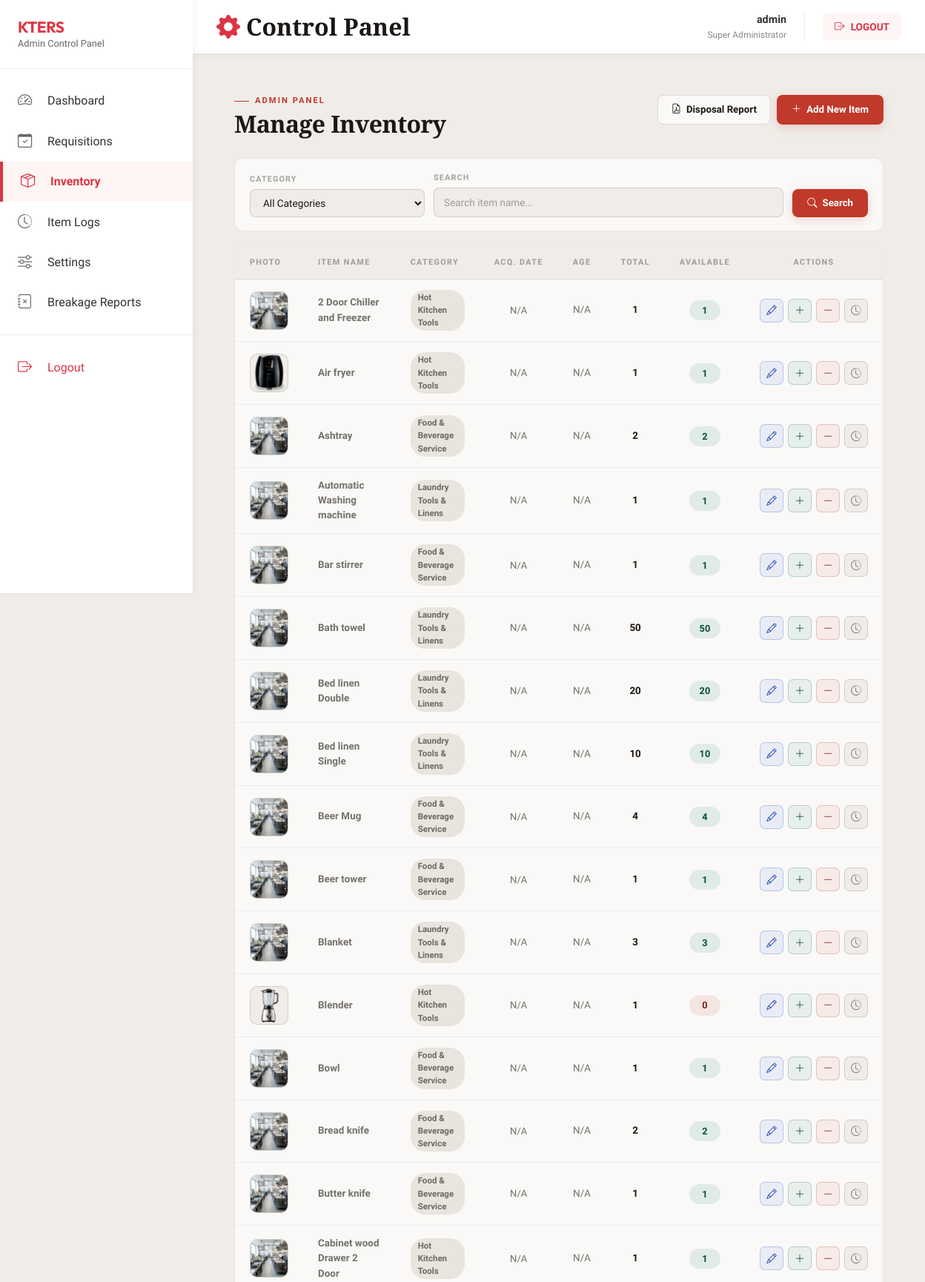
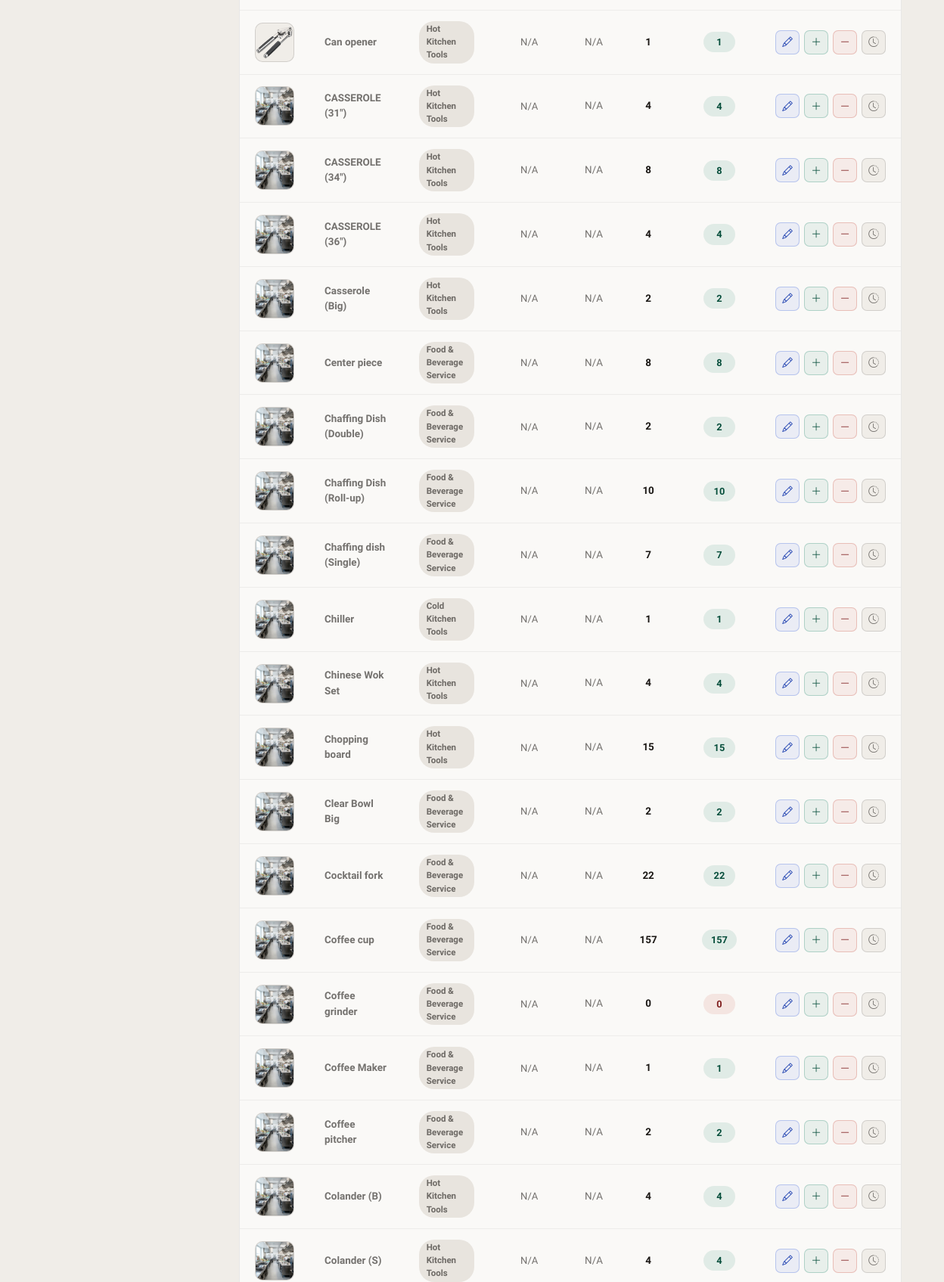
The app's page /admin/inventory.php (signed in, upper part) with its own data (2 pictures, top to bottom).
### tables this page shows
CREATE TABLE `lab_items` (
  `id` int(11) NOT NULL,
  `category_id` int(11) NOT NULL,
  `item_name` varchar(255) NOT NULL,
  `unit` varchar(50) DEFAULT 'piece',
  `total_quantity` int(11) NOT NULL DEFAULT 0,
  `available_quantity` int(11) NOT NULL DEFAULT 0,
  `min_threshold` int(11) DEFAULT 0,
  `image_path` varchar(255) DEFAULT NULL,
  `description` text DEFAULT NULL,
  `acquisition_date` date DEFAULT NULL,
  `is_active` tinyint(1) DEFAULT 1,
  `created_at` timestamp NOT NULL DEFAULT current_timestamp(),
  `updated_at` timestamp NOT NULL DEFAULT current_timestamp() ON UPDATE current_timestamp()
);

CREATE TABLE `lab_categories` (
  `id` int(11) NOT NULL,
  `name` varchar(100) NOT NULL,
  `description` text DEFAULT NULL,
  `sort_order` int(11) DEFAULT 0,
  `is_active` tinyint(1) DEFAULT 1,
  `created_at` timestamp NOT NULL DEFAULT current_timestamp()
);

### admin/inventory.php (the view, shortened to what this page needs)
<?php
require('header.php');
$search = isset($_GET['search']) ? mysqli_real_escape_string($con, $_GET['search']) : '';
$where = '1=1';
?>
<div class="page-wrap">
    <div class="page-header">
        <div>
            <div class="page-eyebrow">Admin Panel</div>
            <h1 class="page-title">Manage Inventory</h1>
        </div>
        <div class="d-flex gap-2">
            <a href="generate_disposal_report.php" target="_blank" class="btn-ghost" style="color:var(--text); border-color:var(--border-2);">
                <i class="bi bi-file-earmark-pdf"></i> Disposal Report
            </a>
            <button class="btn-prim" data-bs-toggle="modal" data-bs-target="#addItemModal">
                <i class="bi bi-plus-lg"></i> Add New Item
            </button>
        </div>
    </div>
    <div class="filter-bar">
        <form id="filterForm" style="display:contents;" method="GET" onsubmit="event.preventDefault(); fetchResults();">
            <div class="filter-field">
                <label class="filter-label">Category</label>
                <select name="category_id" class="filter-select" onchange="autoFilter()">
                    <option value="">All Categories</option>
                </select>
            </div>
            <div class="filter-field" style="flex:2;">
                <label class="filter-label">Search</label>
                <input type="text" name="search" class="filter-input" placeholder="Search item name…"
                    value="<?= htmlspecialchars($search) ?>" oninput="autoSearch()">
            </div>
            <div class="filter-actions">
                <button type="submit" class="btn-prim" style="padding:9px 20px;">
                    <i class="bi bi-search"></i> Search
                </button>
            </div>
        </form>
    </div>
    <div class="inv-panel">
        <div style="overflow-x:auto;">
            <table class="inv-table">
                <thead>
                    <tr>
                        <th>Photo</th>
                        <th>Item Name</th>
                        <th>Category</th>
                        <th class="center">Acq. Date</th>
                        <th class="center">Age</th>
                        <th class="center">Total</th>
                        <th class="center">Available</th>
                        <th class="center">Actions</th>
                    </tr>
                </thead>
                <tbody>
                    <?php
                    $q = "SELECT i.*, c.name as cat_name FROM lab_items i JOIN lab_categories c ON i.category_id = c.id WHERE $where ORDER BY i.item_name ASC";
                    $res = mysqli_query($con, $q);
                    if (mysqli_num_rows($res) > 0):
                        while ($row = mysqli_fetch_assoc($res)):
                            $img = $row['image_path'] ? "../uploads/lab_items/{$row['image_path']}" : '../assets/images/placeholder.png';
                            $avail_class = $row['available_quantity'] > 0 ? 'qty-ok' : 'qty-zero';
                            ?>
                            <tr>
                                <td>
                                    <div class="td-img-wrap">
                                        <img src="<?= $img ?>" alt="<?= htmlspecialchars($row['item_name']) ?>"
                                            onerror="this.src='../assets/images/placeholder.png'">
                                    </div>
                                </td>
                                <td class="td-item-name"><?= htmlspecialchars($row['item_name']) ?></td>
                                <td><span class="td-cat"><?= htmlspecialchars($row['cat_name']) ?></span></td>
                                <td class="td-center" style="color:var(--text-2);font-size:.82rem;">
                                    <?= $row['acquisition_date'] ? date('Y-m-d', strtotime($row['acquisition_date'])) : 'N/A' ?>
                                </td>
                                <td class="td-center">
                                    <?php
                                    if ($row['acquisition_date']) {
                                        $ad = new DateTime($row['acquisition_date']);
                                        $now = new DateTime();
                                        $diff = $now->diff($ad);
                                        $age_str = "";
                                        if ($diff->y > 0) $age_str .= $diff->y . "y ";
                                        if ($diff->m > 0) $age_str .= $diff->m . "m";
                                        if (empty($age_str)) $age_str = "New";
                                        $color = "text-success";
                                        if ($diff->y >= 5) $color = "text-danger";
                                        else if ($diff->y >= 3) $color = "text-warning";
                                        else if ($diff->y >= 1) $color = "text-info";
                                        $style = "font-weight:700;";
                                        if ($diff->y < 1) $style .= "color:#059669;";
                                        else if ($diff->y < 3) $style .= "color:#d97706;";
                                        else if ($diff->y < 5) $style .= "color:#ea580c;";
                                        else $style .= "color:#dc2626;";
                                        echo "<span style='$style' title='{$diff->y} years, {$diff->m} months'>$age_str</span>";
                                    } else {
                                        echo "N/A";
                                    }
                                    ?>
                                </td>
                                <td class="td-center" style="font-weight:700;color:var(--text);"><?= $row['total_quantity'] ?>
                                </td>
                                <td class="td-center">
                                    <span class="qty-pill <?= $avail_class ?>"><?= $row['available_quantity'] ?></span>
                                </td>
                                <td>
                                    <div class="icon-actions">
                                        <button class="icon-btn edit" title="Edit item" onclick="editItem(<?= $row['id'] ?>)">
                                            <i class="bi bi-pencil"></i>
                                        </button>
                                        <button class="icon-btn add" title="Add quantity"
                                            onclick="adjustQty(<?= $row['id'] ?>, '+')">
                                            <i class="bi bi-plus-lg"></i>
                                        </button>
                                        <button class="icon-btn remove" title="Remove quantity"
                                            onclick="adjustQty(<?= $row['id'] ?>, '-')">
                                            <i class="bi bi-dash-lg"></i>
                                        </button>
                                        <a href="item_logs.php?item_id=<?= $row['id'] ?>" class="icon-btn logs"
                                            title="View logs">
                                            <i class="bi bi-clock-history"></i>
                                        </a>
                                    </div>
                                </td>
                            </tr>
                        <?php endwhile; endif; ?>
                </tbody>
            </table>
        </div>
    </div>
</div>
<?php require('footer.php'); ?>

### assets/css/style.css (style rules this page uses)
:root { --bsu-red: #cc0000; --bsu-red-dark: #990000; --bsu-red-light: #ffcccc; --accent: #fcd34d; --bg-color: #f4f6f9; --text-main: #0f172a; --text-muted: #64748b; --card-bg: #ffffff; --shadow-sm: 0 4px 6px -1px rgba(0, 0, 0, 0.05), 0 2px 4px -1px rgba(0, 0, 0, 0.03); --shadow-md: 0 10px 15px -3px rgba(0, 0, 0, 0.08), 0 4px 6px -2px rgba(0, 0, 0, 0.04); --shadow-lg: 0 20px 25px -5px rgba(0, 0, 0, 0.1), 0 10px 10px -5px rgba(0, 0, 0, 0.04); --shadow-hover: 0 25px 30px -5px rgba(204, 0, 0, 0.15), 0 15px 15px -5px rgba(204, 0, 0, 0.05); --border-radius: 16px; --transition: all 0.3s cubic-bezier(0.4, 0, 0.2, 1); }
body { font-family: 'Plus Jakarta Sans', sans-serif; background-color: var(--bg-color); color: var(--text-main); overflow-x: hidden; }
h1, h2, h3, h4, h5, h6 { font-family: 'Outfit', sans-serif; font-weight: 700; letter-spacing: -0.02em; }

### admin/header.php (style rules this page uses)
* { margin: 0; padding: 0; box-sizing: border-box; }
:root { --bsu-red: #dc3545; --bsu-red-dark: #b02a37; --sidebar-width: 260px; }
body { font-family: 'Poppins', sans-serif; background: #f8f9fa; min-height: 100vh; }
.page-title { font-size: 1.2rem; font-weight: 600; color: #333; }

### records on screen
lab_items: item_name "2 Door Chiller and Freezer", category.name "Hot Kitchen Tools", shows "N/A", total_quantity "1", available_quantity "1"
lab_items: image_path (picture), item_name "Air fryer", category.name "Hot Kitchen Tools", shows "N/A", total_quantity "1", available_quantity "1"
lab_items: item_name "Ashtray", category.name "Food & Beverage Service", shows "N/A", total_quantity "2", available_quantity "2"
lab_items: item_name "Automatic Washing machine", category.name "Laundry Tools & Linens", shows "N/A", total_quantity "1", available_quantity "1"
lab_items: item_name "Bar stirrer", category.name "Food & Beverage Service", shows "N/A", total_quantity "1", available_quantity "1"
lab_items: item_name "Bath towel", category.name "Laundry Tools & Linens", shows "N/A", total_quantity "50", available_quantity "50"
lab_items: item_name "Bed linen Double", category.name "Laundry Tools & Linens", shows "N/A", total_quantity "20", available_quantity "20"
lab_items: item_name "Bed linen Single", category.name "Laundry Tools & Linens", shows "N/A", total_quantity "10", available_quantity "10"
lab_items: item_name "Beer Mug", category.name "Food & Beverage Service", shows "N/A", total_quantity "4", available_quantity "4"
lab_items: item_name "Beer tower", category.name "Food & Beverage Service", shows "N/A", total_quantity "1", available_quantity "1"
lab_items: item_name "Blanket", category.name "Laundry Tools & Linens", shows "N/A", total_quantity "3", available_quantity "3"
lab_items: image_path (picture), item_name "Blender", category.name "Hot Kitchen Tools", shows "N/A", total_quantity "1", available_quantity "0"
lab_items: item_name "Bowl", category.name "Food & Beverage Service", shows "N/A", total_quantity "1", available_quantity "1"
lab_items: item_name "Bread knife", category.name "Food & Beverage Service", shows "N/A", total_quantity "2", available_quantity "2"
lab_items: item_name "Butter knife", category.name "Food & Beverage Service", shows "N/A", total_quantity "1", available_quantity "1"
lab_items: item_name "Cabinet wood Drawer 2 Door", category.name "Hot Kitchen Tools", shows "N/A", total_quantity "1", available_quantity "1"
lab_items: image_path (picture), item_name "Can opener", category.name "Hot Kitchen Tools", shows "N/A", total_quantity "1", available_quantity "1"
lab_items: item_name "CASSEROLE (31\")", category.name "Hot Kitchen Tools", shows "N/A", total_quantity "4", available_quantity "4"
lab_items: item_name "CASSEROLE (34\")", category.name "Hot Kitchen Tools", shows "N/A", total_quantity "8", available_quantity "8"
lab_items: item_name "CASSEROLE (36\")", category.name "Hot Kitchen Tools", shows "N/A", total_quantity "4", available_quantity "4"
lab_items: item_name "Casserole (Big)", category.name "Hot Kitchen Tools", shows "N/A", total_quantity "2", available_quantity "2"
lab_items: item_name "Center piece", category.name "Food & Beverage Service", shows "N/A", total_quantity "8", available_quantity "8"
lab_items: item_name "Chaffing Dish (Double)", category.name "Food & Beverage Service", shows "N/A", total_quantity "2", available_quantity "2"
lab_items: item_name "Chaffing Dish (Roll-up)", category.name "Food & Beverage Service", shows "N/A", total_quantity "10", available_quantity "10"
lab_items: item_name "Chaffing dish (Single)", category.name "Food & Beverage Service", shows "N/A", total_quantity "7", available_quantity "7"
lab_items: item_name "Chiller", category.name "Cold Kitchen Tools", shows "N/A", total_quantity "1", available_quantity "1"
lab_items: item_name "Chinese Wok Set", category.name "Hot Kitchen Tools", shows "N/A", total_quantity "4", available_quantity "4"
lab_items: item_name "Chopping board", category.name "Hot Kitchen Tools", shows "N/A", total_quantity "15", available_quantity "15"
lab_items: item_name "Clear Bowl Big", category.name "Food & Beverage Service", shows "N/A", total_quantity "2", available_quantity "2"
lab_items: item_name "Cocktail fork", category.name "Food & Beverage Service", shows "N/A", total_quantity "22", available_quantity "22"
lab_items: item_name "Coffee cup", category.name "Food & Beverage Service", shows "N/A", total_quantity "157", available_quantity "157"
lab_items: item_name "Coffee grinder", category.name "Food & Beverage Service", shows "N/A", total_quantity "0", available_quantity "0"
lab_items: item_name "Coffee Maker", category.name "Food & Beverage Service", shows "N/A", total_quantity "1", available_quantity "1"
lab_items: item_name "Coffee pitcher", category.name "Food & Beverage Service", shows "N/A", total_quantity "2", available_quantity "2"
lab_items: item_name "Colander (B)", category.name "Hot Kitchen Tools", shows "N/A", total_quantity "4", available_quantity "4"
lab_items: item_name "Colander (S)", category.name "Hot Kitchen Tools", shows "N/A", total_quantity "4", available_quantity "4"

### other values on screen
$_SESSION['adminUsername'] "admin"
